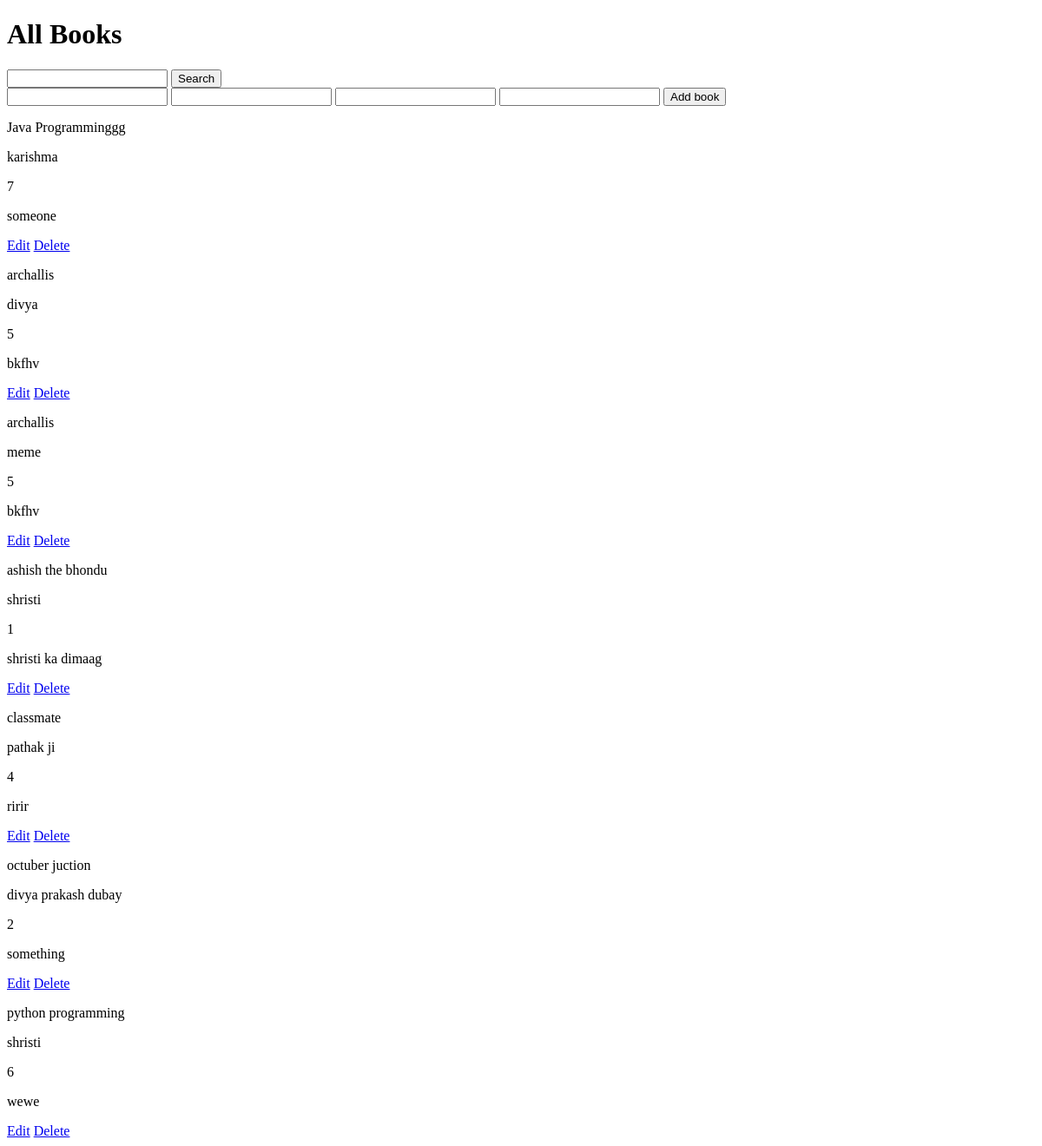
Before: / with the older database file.
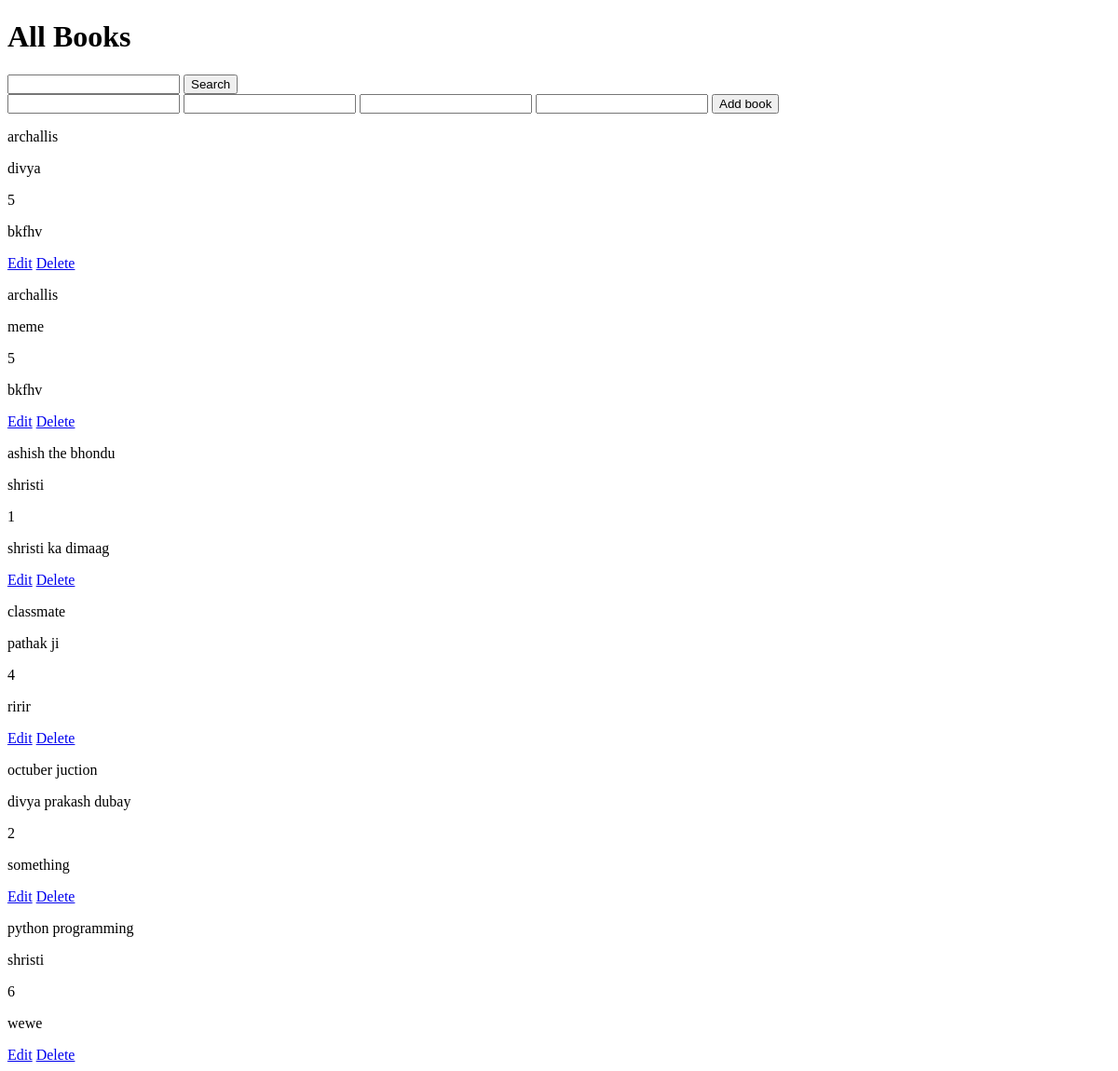
After: the same page with the newer database file.
### tables this page shows
CREATE TABLE books(
            id INTEGER PRIMARY KEY AUTOINCREMENT,
            title TEXT,
            author TEXT,
            edition TEXT,
            publisher TEXT
        );

### app.py (the view)
@app.route("/")
def home():
    library = Library()
    books = library.get_all_books()
    return render_template("books.html", books=books, heading="All Books")

### library.py (called while the page is built)
    def get_all_books(self):
        self.cursor.execute("SELECT * FROM books ORDER BY title ASC")
        books = self.cursor.fetchall()
        return books

### templates/books.html (shortened to what this page needs)
<!DOCTYPE html>
<html>
<head>
</head>
<body>
    <h1>{{ heading }} </h1>
    <form action="/search_book" method="GET">
        <input type="text" name="title">
        <button type="submit">Search</button>
    </form>
    <form action="/add_book" method="POST">
        <input type="text" name="title">
        <input type="text" name="author">
        <input type="text" name="edition">
        <input type="text" name="publisher">
        <button type="submit">Add book</button>
    </form>
{% if books  %}
    {% for book in books %}
        <p>{{book["title"]}}</p>
        <p>{{book["author"]}}</p>
        <p>{{book["edition"]}}</p>
        <p>{{book["publisher"]}}</p>
        <a href="/edit_book/{{ book['id']}}">Edit</a>
        <a href="/delete_book/{{ book['id']}}">Delete</a>
    {% endfor %}
{% else %}
    <p>No books available.</p>
{% endif %}
</body>
</html>

Changed rows visible on the page:
removed books: title "Java Programminggg", author "karishma", edition "7", publisher "someone"
